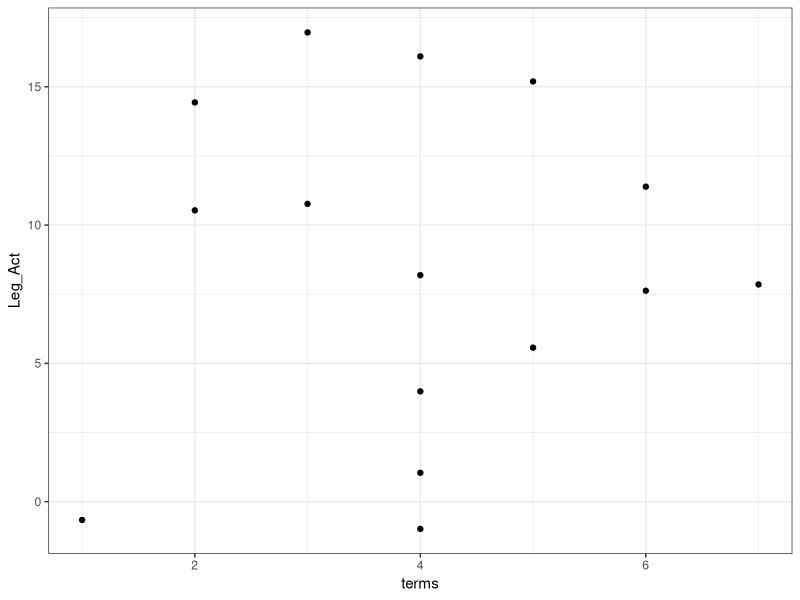
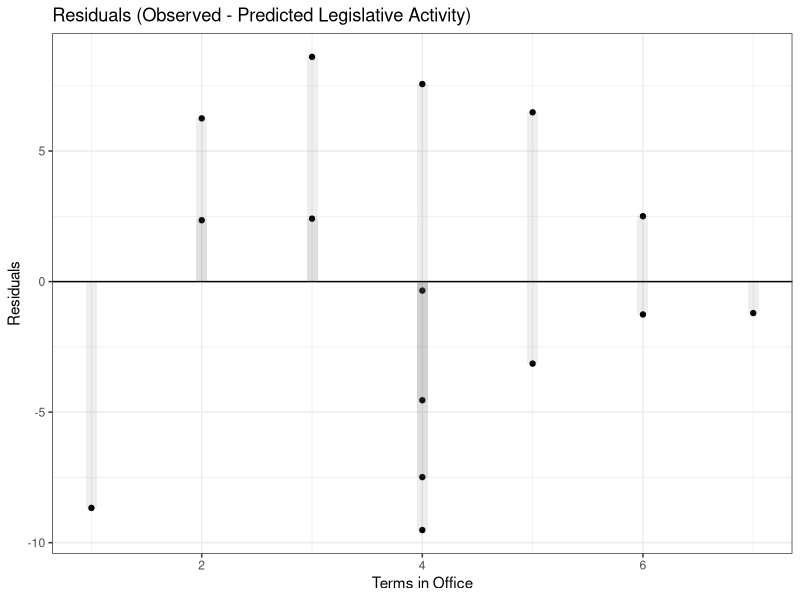

Reproduce these figures in R, in order.
## ---- chunk 1
## Sets defaults for R chunks
knitr::opts_chunk$set(echo = TRUE, # echo = TRUE means that your code will show
                      warning=FALSE,
                      message=FALSE,
                      # fig.path='Figs/', ## where to save figures
                      fig.height = 3,
                      fig.width = 3,
                      fig.align = 'center')

## Add any R packages you require. 
## Here are some we will use in 811:
requires <- c("tidyverse", # tidyverse includes dplyr and ggplot2
              "magrittr",
              "foreign",
              "here")

## Install any you don't have
to_install <- c(requires %in% rownames(installed.packages()) == FALSE)
install.packages(c(requires[to_install], "NA"), repos = "https://cloud.r-project.org/" )

## Load all required R packages
library(tidyverse)
library(ggplot2); theme_set(theme_bw())
library(magrittr)
library(foreign)
library(here)
## ---- chunk 2
## Load your data, defining an R object called "d"
## Short names are easier to work with, but if we were saving these data, we might call them something more legible, like Leg_Activity
d <- read.dta("data/EX1/EX1_.dta")
d <- rename(d, terms = x, Leg_Act = y)

## ---- chunk 3
## STATA: plot Leg_Act terms
## R: 
ggplot(d, aes(y = Leg_Act, x = terms)) + 
  geom_point()
## ---- chunk 4
## STATA: corr Leg_Act terms
## R: 
cor(d$Leg_Act, d$terms)
## ---- chunk 5
## STATA: regress Leg_Act terms
## R: 
model <- lm(d$Leg_Act ~ d$terms)
# summary(model)
alpha <- model$coefficients[1]
beta <- model$coefficients[2]
## ---- chunk 6
## STATA: predict p_Leg_Act
## R:
p_Leg_Act <- predict(model)

## STATA: generate resid = Leg_Act - p_Leg_Act
## R:
resid <- d$Leg_Act - p_Leg_Act
## ---- chunk 7
## STATA:  plot resid terms
## R:
ggplot(d, aes(y = resid, x = terms)) + 
  geom_point() + 
  ## + some extra stuff:
  geom_hline(yintercept = 0) +
  geom_col(alpha = .1, width = .1, position = "dodge") +
  labs(title = "Residuals (Observed - Predicted Legislative Activity)",
       x = "Terms in Office",
       y = "Residuals")
## ---- chunk 8
## STATA: corr Leg_Act p_Leg_Act
## R:
correlation <- cor(d$Leg_Act, p_Leg_Act)
correlation
## ---- chunk 9
## STATA: generate r2 =r(rho)*r(rho)
## R: 
r2 <- summary(model)$r.squared
